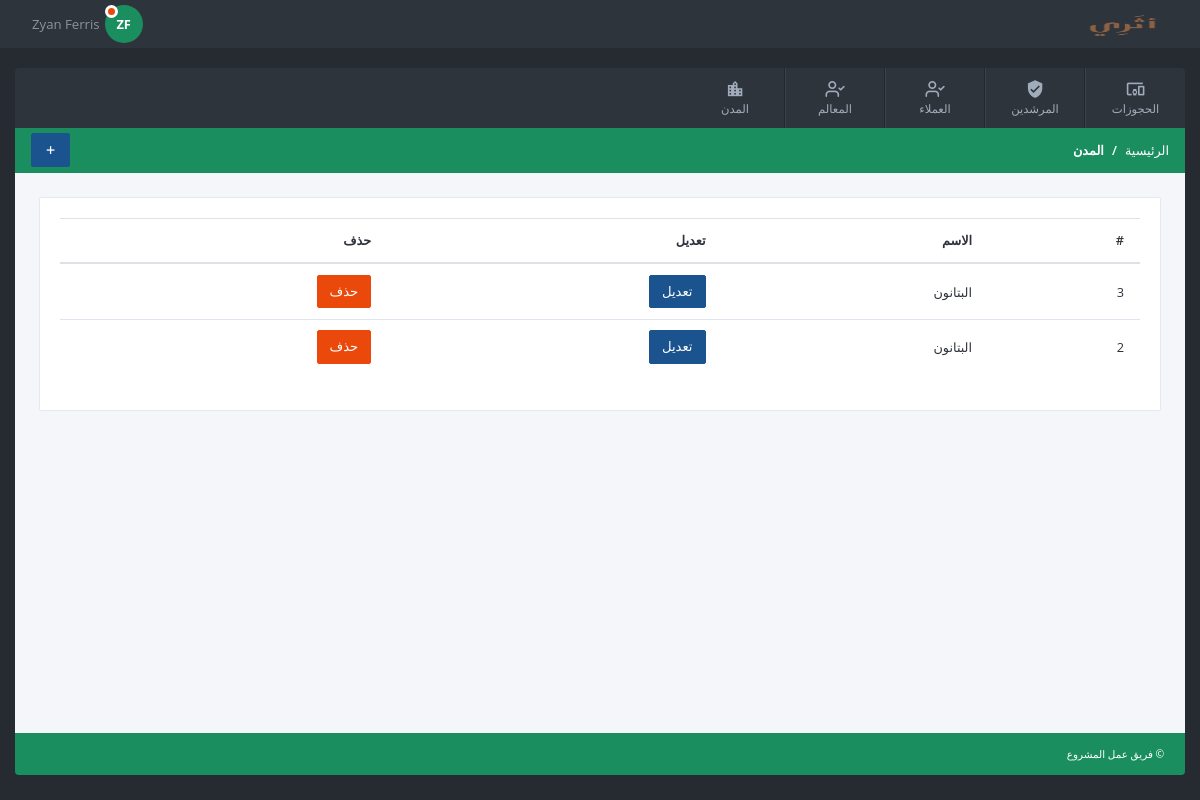
/admin/cities.php (signed in), run on an earlier commit of the app's database.
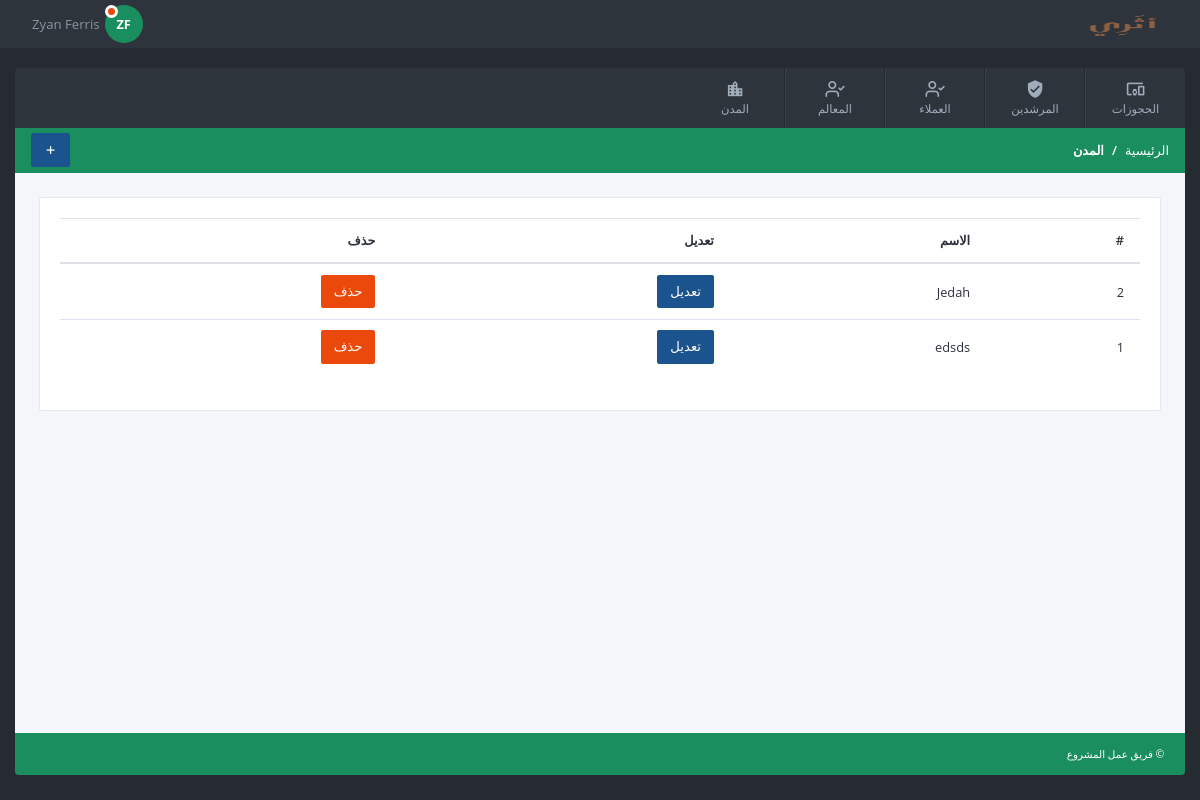
And on a later commit of the database.
### tables this page shows
CREATE TABLE `cities` (
  `city_id` int(20) NOT NULL,
  `city_name` varchar(255) NOT NULL
);

### system/helper.php (called while the page is built, shortened)
<?php
if (!function_exists('runQuery')) {
    function runQuery($query)
    {
        $servername = "localhost";
        $username = "root";
        $password = "";
        $database = "athry";
        $conn = new mysqli($servername, $username, $password, $database);
        $conn->set_charset("utf8");
        return $conn->query($query);
    }
}

### admin/cities.php (the view, shortened to what this page needs)
<?php
require('../system/helper.php');
$selectCitiesSql = 'SELECT * FROM cities order by city_id DESC';
$selectCitiesResult = runQuery($selectCitiesSql);
?>
<!doctype html>
<html lang="en">
<head>
    <?php
    include 'layout/assets/css.php';
    ?>
</head>
<body>
<?php
include 'layout/inc/header.php';
?>
<div class="container-fluid">
    <?php
    include 'layout/inc/sidebar.php';
    ?>
    <div class="main-container">
        <div class="page-header">
            <ol class="breadcrumb">
                <li class="breadcrumb-item">الرئيسية</li>
                <li class="breadcrumb-item active">المدن</li>
            </ol>
            <ul class="app-actions">
                <li>
                    <button class="btn btn-info" data-toggle="modal" data-target="#createModal"><i
                                class="icon-plus"></i></button>
                </li>
            </ul>
        </div>
        <div class="content-wrapper">
            <div class="row gutters">
                <div class="col-xl-12 col-lg-12 col-md-12 col-sm-12 col-12">
                    <div class="card">
                        <div class="card-body">
                            <div class="table-responsive">
                                <table class="table">
                                    <thead>
                                    <tr>
                                        <th>#</th>
                                        <th>الاسم</th>
                                        <th>تعديل</th>
                                        <th>حذف</th>
                                    </tr>
                                    </thead>
                                    <tbody>
                                    <?php if ($selectCitiesResult->num_rows > 0) {
                                        while ($row = $selectCitiesResult->fetCh_assoc()) {
                                            ?>
                                            <tr>
                                                <td><?php echo $row['city_id'] ?></td>
                                                <td><?php echo $row['city_name'] ?></td>
                                                <td><button class="btn btn-info"  data-toggle="modal" data-target="#editModal<?php echo $row['city_id'] ?>">تعديل</button></td>
                                                <td>
                                                    <a href="?method=delete&id=<?php echo $row['city_id'] ?>"
                                                       class="btn btn-danger">حذف</a>
                                                </td>
                                            </tr>
                                            <?php
                                        }
                                    }
                                    ?>
                                    </tbody>
                                </table>
                            </div>
                        </div>
                    </div>
                </div>
            </div>
        </div>
    </div>
    <?php
    include 'layout/inc/footer.php';
    ?>
</div>
</body>
</html>

### admin/layout/assets/css.php
<link rel="stylesheet" href="assets/css/bootstrap.min.css">
<link rel="stylesheet" href="assets/fonts/style.css">
<link rel="stylesheet" href="assets/css/main.css">
<link rel="stylesheet" href="assets/vendor/daterange/daterange.css"/>

### admin/layout/inc/header.php (shortened to what this page needs)
<header class="header">
    <div class="logo-wrapper">
        <a href="index.php" class="logo">
            <img src="../assets/images/logo-ZIv9wrFv_Z1PmHf8.webp" style="width: 150px;height: 80px" alt="اثري"/>
        </a>
    </div>
    <div class="header-items">
        <ul class="header-actions">
            <li class="dropdown">
                <a href="assets/#" id="userSettings" class="user-settings" data-toggle="dropdown" aria-haspopup="true">
                    <span class="user-name">Zyan Ferris</span>
                    <span class="avatar">ZF<span class="status busy"></span></span>
                </a>
            </li>
        </ul>
    </div>
</header>

### admin/layout/inc/sidebar.php (shortened to what this page needs)
<nav class="navbar navbar-expand-lg custom-navbar">
    <div class="collapse navbar-collapse" id="WafiAdminNavbar">
        <ul class="navbar-nav">
            <li class="nav-item dropdown">
                <a class="nav-link " href="index.php" >
                    <i class="icon-devices_other nav-icon"></i>
                    الحجوزات
                </a>
            </li>   <li class="nav-item dropdown">
                <a class="nav-link " href="guides.php" >
                    <i class="icon-verified_user nav-icon"></i>
                    المرشدين
                </a>
            </li>  <li class="nav-item dropdown">
                <a class="nav-link " href="clients.php" >
                    <i class="icon-user-check nav-icon"></i>
                    العملاء
                </a>
            </li> <li class="nav-item dropdown">
                <a class="nav-link " href="landmarks.php" >
                    <i class="icon-user-check nav-icon"></i>
                    المعالم
                </a>
            </li><li class="nav-item dropdown">
                <a class="nav-link " href="cities.php" >
                    <i class="icon-location_city nav-icon"></i>
                    المدن
                </a>
            </li>
        </ul>
    </div>
</nav>

### admin/layout/inc/footer.php
<footer class="main-footer">© فريق عمل المشروع</footer>

What changed in the data, as far as the page shows it:
removed cities: city_id "3", city_name "البتانون"
changed cities id 2: city_name "البتانون" → "Jedah"
added cities: city_id "1", city_name "edsds"
